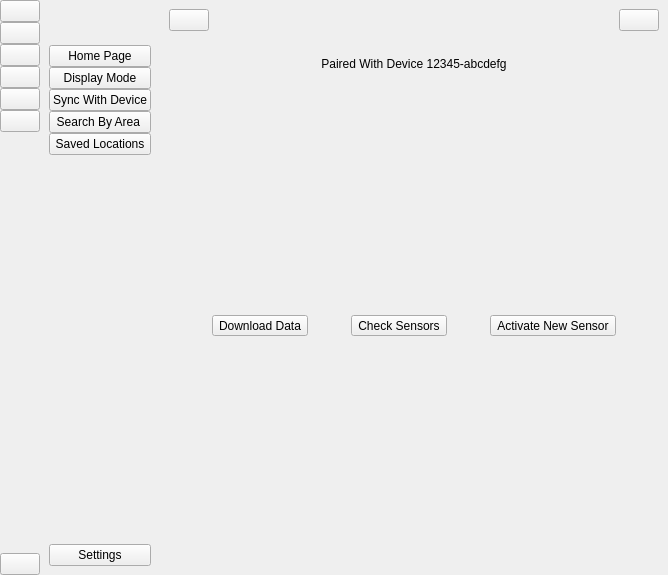
<?xml version="1.0" encoding="UTF-8"?>
<ui version="4.0">
 <class>MainWindow</class>
 <widget class="QMainWindow" name="MainWindow">
  <property name="geometry">
   <rect>
    <x>0</x>
    <y>0</y>
    <width>668</width>
    <height>575</height>
   </rect>
  </property>
  <property name="windowTitle">
   <string>MainWindow</string>
  </property>
  <widget class="QWidget" name="centralwidget">
   <layout class="QGridLayout" name="gridLayout">
    <property name="leftMargin">
     <number>0</number>
    </property>
    <property name="topMargin">
     <number>0</number>
    </property>
    <property name="rightMargin">
     <number>0</number>
    </property>
    <property name="bottomMargin">
     <number>0</number>
    </property>
    <property name="spacing">
     <number>0</number>
    </property>
    <item row="0" column="0">
     <widget class="QWidget" name="sideBarIconWidget" native="true">
      <layout class="QVBoxLayout" name="verticalLayout_4">
       <property name="spacing">
        <number>0</number>
       </property>
       <property name="leftMargin">
        <number>0</number>
       </property>
       <property name="topMargin">
        <number>0</number>
       </property>
       <property name="rightMargin">
        <number>0</number>
       </property>
       <property name="bottomMargin">
        <number>0</number>
       </property>
       <item>
        <widget class="QPushButton" name="exitBtn">
         <property name="text">
          <string/>
         </property>
         <property name="icon">
          <iconset resource="resource.qrc">
           <normaloff>:/icons/icons/exit_logo.png</normaloff>:/icons/icons/exit_logo.png</iconset>
         </property>
         <property name="iconSize">
          <size>
           <width>20</width>
           <height>20</height>
          </size>
         </property>
        </widget>
       </item>
       <item>
        <layout class="QVBoxLayout" name="verticalLayout_3">
         <property name="spacing">
          <number>0</number>
         </property>
         <item>
          <widget class="QPushButton" name="homePageIconBtn">
           <property name="text">
            <string/>
           </property>
           <property name="icon">
            <iconset resource="resource.qrc">
             <normaloff>:/icons/icons/homePage_logo.png</normaloff>:/icons/icons/homePage_logo.png</iconset>
           </property>
           <property name="iconSize">
            <size>
             <width>20</width>
             <height>20</height>
            </size>
           </property>
           <property name="checkable">
            <bool>true</bool>
           </property>
           <property name="autoExclusive">
            <bool>true</bool>
           </property>
          </widget>
         </item>
         <item>
          <widget class="QPushButton" name="displayModeIconBtn">
           <property name="text">
            <string/>
           </property>
           <property name="icon">
            <iconset resource="resource.qrc">
             <normaloff>:/icons/icons/displayMode_logo.png</normaloff>:/icons/icons/displayMode_logo.png</iconset>
           </property>
           <property name="iconSize">
            <size>
             <width>20</width>
             <height>20</height>
            </size>
           </property>
           <property name="checkable">
            <bool>true</bool>
           </property>
           <property name="autoExclusive">
            <bool>true</bool>
           </property>
          </widget>
         </item>
         <item>
          <widget class="QPushButton" name="syncWithDeviceIconBtn">
           <property name="text">
            <string/>
           </property>
           <property name="icon">
            <iconset resource="resource.qrc">
             <normaloff>:/icons/icons/syncWithDevice_logo.png</normaloff>:/icons/icons/syncWithDevice_logo.png</iconset>
           </property>
           <property name="iconSize">
            <size>
             <width>20</width>
             <height>20</height>
            </size>
           </property>
           <property name="checkable">
            <bool>true</bool>
           </property>
           <property name="autoExclusive">
            <bool>true</bool>
           </property>
          </widget>
         </item>
         <item>
          <widget class="QPushButton" name="searchByAreaIconBtn">
           <property name="text">
            <string/>
           </property>
           <property name="icon">
            <iconset resource="resource.qrc">
             <normaloff>:/icons/icons/searchByArea_logo.png</normaloff>:/icons/icons/searchByArea_logo.png</iconset>
           </property>
           <property name="iconSize">
            <size>
             <width>20</width>
             <height>20</height>
            </size>
           </property>
           <property name="checkable">
            <bool>true</bool>
           </property>
           <property name="autoExclusive">
            <bool>true</bool>
           </property>
          </widget>
         </item>
         <item>
          <widget class="QPushButton" name="savedLocationsIconBtn">
           <property name="text">
            <string/>
           </property>
           <property name="icon">
            <iconset resource="resource.qrc">
             <normaloff>:/icons/icons/savedLocations_logo.png</normaloff>:/icons/icons/savedLocations_logo.png</iconset>
           </property>
           <property name="iconSize">
            <size>
             <width>20</width>
             <height>20</height>
            </size>
           </property>
           <property name="checkable">
            <bool>true</bool>
           </property>
           <property name="autoExclusive">
            <bool>true</bool>
           </property>
          </widget>
         </item>
        </layout>
       </item>
       <item>
        <spacer name="verticalSpacer">
         <property name="orientation">
          <enum>Qt::Vertical</enum>
         </property>
         <property name="sizeHint" stdset="0">
          <size>
           <width>20</width>
           <height>516</height>
          </size>
         </property>
        </spacer>
       </item>
       <item>
        <widget class="QPushButton" name="settingsIconBtn">
         <property name="text">
          <string/>
         </property>
         <property name="icon">
          <iconset resource="resource.qrc">
           <normaloff>:/icons/icons/settings_logo.png</normaloff>:/icons/icons/settings_logo.png</iconset>
         </property>
         <property name="iconSize">
          <size>
           <width>20</width>
           <height>20</height>
          </size>
         </property>
         <property name="checkable">
          <bool>true</bool>
         </property>
         <property name="autoExclusive">
          <bool>true</bool>
         </property>
        </widget>
       </item>
      </layout>
     </widget>
    </item>
    <item row="0" column="1">
     <widget class="QWidget" name="sideBarBtnWidget" native="true">
      <layout class="QVBoxLayout" name="verticalLayout_2">
       <item>
        <spacer name="verticalSpacer_3">
         <property name="orientation">
          <enum>Qt::Vertical</enum>
         </property>
         <property name="sizeType">
          <enum>QSizePolicy::Fixed</enum>
         </property>
         <property name="sizeHint" stdset="0">
          <size>
           <width>20</width>
           <height>36</height>
          </size>
         </property>
        </spacer>
       </item>
       <item>
        <layout class="QVBoxLayout" name="verticalLayout">
         <property name="spacing">
          <number>0</number>
         </property>
         <item>
          <widget class="QPushButton" name="homePageBtn">
           <property name="text">
            <string>Home Page</string>
           </property>
           <property name="icon">
            <iconset resource="resource.qrc">
             <normaloff>:/icons/icons/homePage_logo.png</normaloff>:/icons/icons/homePage_logo.png</iconset>
           </property>
           <property name="checkable">
            <bool>true</bool>
           </property>
           <property name="autoExclusive">
            <bool>true</bool>
           </property>
          </widget>
         </item>
         <item>
          <widget class="QPushButton" name="displayModeBtn">
           <property name="text">
            <string>Display Mode</string>
           </property>
           <property name="icon">
            <iconset resource="resource.qrc">
             <normaloff>:/icons/icons/displayMode_logo.png</normaloff>:/icons/icons/displayMode_logo.png</iconset>
           </property>
           <property name="checkable">
            <bool>true</bool>
           </property>
           <property name="autoExclusive">
            <bool>true</bool>
           </property>
          </widget>
         </item>
         <item>
          <widget class="QPushButton" name="syncWithDeviceBtn">
           <property name="text">
            <string>Sync With Device</string>
           </property>
           <property name="icon">
            <iconset resource="resource.qrc">
             <normaloff>:/icons/icons/syncWithDevice_logo.png</normaloff>:/icons/icons/syncWithDevice_logo.png</iconset>
           </property>
           <property name="checkable">
            <bool>true</bool>
           </property>
           <property name="autoExclusive">
            <bool>true</bool>
           </property>
          </widget>
         </item>
         <item>
          <widget class="QPushButton" name="searchByAreaBtn">
           <property name="text">
            <string>Search By Area </string>
           </property>
           <property name="icon">
            <iconset resource="resource.qrc">
             <normaloff>:/icons/icons/searchByArea_logo.png</normaloff>:/icons/icons/searchByArea_logo.png</iconset>
           </property>
           <property name="checkable">
            <bool>true</bool>
           </property>
           <property name="autoExclusive">
            <bool>true</bool>
           </property>
          </widget>
         </item>
         <item>
          <widget class="QPushButton" name="savedLocationsBtn">
           <property name="text">
            <string>Saved Locations</string>
           </property>
           <property name="icon">
            <iconset resource="resource.qrc">
             <normaloff>:/icons/icons/savedLocations_logo.png</normaloff>:/icons/icons/savedLocations_logo.png</iconset>
           </property>
           <property name="checkable">
            <bool>true</bool>
           </property>
           <property name="autoExclusive">
            <bool>true</bool>
           </property>
          </widget>
         </item>
        </layout>
       </item>
       <item>
        <spacer name="verticalSpacer_2">
         <property name="orientation">
          <enum>Qt::Vertical</enum>
         </property>
         <property name="sizeHint" stdset="0">
          <size>
           <width>20</width>
           <height>496</height>
          </size>
         </property>
        </spacer>
       </item>
       <item>
        <widget class="QPushButton" name="settingsBtn">
         <property name="text">
          <string>Settings</string>
         </property>
         <property name="checkable">
          <bool>true</bool>
         </property>
         <property name="autoExclusive">
          <bool>true</bool>
         </property>
        </widget>
       </item>
      </layout>
     </widget>
    </item>
    <item row="0" column="2">
     <widget class="QWidget" name="mainPageWidget" native="true">
      <layout class="QVBoxLayout" name="verticalLayout_5">
       <property name="spacing">
        <number>0</number>
       </property>
       <property name="leftMargin">
        <number>0</number>
       </property>
       <property name="topMargin">
        <number>0</number>
       </property>
       <property name="rightMargin">
        <number>0</number>
       </property>
       <property name="bottomMargin">
        <number>0</number>
       </property>
       <item>
        <widget class="QWidget" name="topBarWidget" native="true">
         <property name="minimumSize">
          <size>
           <width>0</width>
           <height>0</height>
          </size>
         </property>
         <layout class="QHBoxLayout" name="horizontalLayout_2">
          <item>
           <layout class="QHBoxLayout" name="horizontalLayout">
            <property name="spacing">
             <number>0</number>
            </property>
            <item>
             <widget class="QPushButton" name="sideBarBtn">
              <property name="text">
               <string/>
              </property>
              <property name="icon">
               <iconset resource="resource.qrc">
                <normaloff>:/icons/icons/sideBar_logo.png</normaloff>:/icons/icons/sideBar_logo.png</iconset>
              </property>
              <property name="checkable">
               <bool>true</bool>
              </property>
             </widget>
            </item>
            <item>
             <spacer name="horizontalSpacer">
              <property name="orientation">
               <enum>Qt::Horizontal</enum>
              </property>
              <property name="sizeHint" stdset="0">
               <size>
                <width>40</width>
                <height>20</height>
               </size>
              </property>
             </spacer>
            </item>
            <item>
             <widget class="QPushButton" name="profileBtn">
              <property name="text">
               <string/>
              </property>
              <property name="icon">
               <iconset resource="resource.qrc">
                <normaloff>:/icons/icons/profileImage_logo.png</normaloff>:/icons/icons/profileImage_logo.png</iconset>
              </property>
             </widget>
            </item>
           </layout>
          </item>
         </layout>
        </widget>
       </item>
       <item>
        <widget class="QStackedWidget" name="pagesWidget">
         <property name="enabled">
          <bool>true</bool>
         </property>
         <property name="currentIndex">
          <number>4</number>
         </property>
         <widget class="QWidget" name="displayModePage"/>
         <widget class="QWidget" name="widget_4"/>
         <widget class="QWidget" name="homePage">
          <layout class="QVBoxLayout" name="verticalLayout_9">
           <item>
            <widget class="QWidget" name="widget" native="true">
             <layout class="QHBoxLayout" name="horizontalLayout_4">
              <item>
               <layout class="QHBoxLayout" name="horizontalLayout_6">
                <item>
                 <spacer name="horizontalSpacer_2">
                  <property name="orientation">
                   <enum>Qt::Horizontal</enum>
                  </property>
                  <property name="sizeHint" stdset="0">
                   <size>
                    <width>40</width>
                    <height>20</height>
                   </size>
                  </property>
                 </spacer>
                </item>
                <item>
                 <layout class="QVBoxLayout" name="verticalLayout_8">
                  <item>
                   <spacer name="verticalSpacer_4">
                    <property name="orientation">
                     <enum>Qt::Vertical</enum>
                    </property>
                    <property name="sizeHint" stdset="0">
                     <size>
                      <width>20</width>
                      <height>40</height>
                     </size>
                    </property>
                   </spacer>
                  </item>
                  <item>
                   <widget class="QPushButton" name="pushButton">
                    <property name="font">
                     <font>
                      <bold>true</bold>
                     </font>
                    </property>
                    <property name="text">
                     <string>More Data &gt;</string>
                    </property>
                   </widget>
                  </item>
                 </layout>
                </item>
               </layout>
              </item>
             </layout>
            </widget>
           </item>
           <item>
            <widget class="QWidget" name="widget_2" native="true">
             <layout class="QHBoxLayout" name="horizontalLayout_7">
              <item>
               <layout class="QHBoxLayout" name="horizontalLayout_5">
                <item>
                 <spacer name="horizontalSpacer_3">
                  <property name="orientation">
                   <enum>Qt::Horizontal</enum>
                  </property>
                  <property name="sizeHint" stdset="0">
                   <size>
                    <width>40</width>
                    <height>20</height>
                   </size>
                  </property>
                 </spacer>
                </item>
                <item>
                 <layout class="QVBoxLayout" name="verticalLayout_7">
                  <item>
                   <spacer name="verticalSpacer_5">
                    <property name="orientation">
                     <enum>Qt::Vertical</enum>
                    </property>
                    <property name="sizeHint" stdset="0">
                     <size>
                      <width>20</width>
                      <height>40</height>
                     </size>
                    </property>
                   </spacer>
                  </item>
                  <item>
                   <widget class="QPushButton" name="pushButton_2">
                    <property name="font">
                     <font>
                      <bold>true</bold>
                     </font>
                    </property>
                    <property name="text">
                     <string>More Data &gt;</string>
                    </property>
                   </widget>
                  </item>
                 </layout>
                </item>
               </layout>
              </item>
             </layout>
            </widget>
           </item>
           <item>
            <widget class="QWidget" name="widget_3" native="true">
             <layout class="QHBoxLayout" name="horizontalLayout_8">
              <item>
               <layout class="QHBoxLayout" name="horizontalLayout_3">
                <item>
                 <spacer name="horizontalSpacer_4">
                  <property name="orientation">
                   <enum>Qt::Horizontal</enum>
                  </property>
                  <property name="sizeHint" stdset="0">
                   <size>
                    <width>40</width>
                    <height>20</height>
                   </size>
                  </property>
                 </spacer>
                </item>
                <item>
                 <layout class="QVBoxLayout" name="verticalLayout_6">
                  <item>
                   <spacer name="verticalSpacer_6">
                    <property name="orientation">
                     <enum>Qt::Vertical</enum>
                    </property>
                    <property name="sizeHint" stdset="0">
                     <size>
                      <width>20</width>
                      <height>40</height>
                     </size>
                    </property>
                   </spacer>
                  </item>
                  <item>
                   <widget class="QPushButton" name="pushButton_3">
                    <property name="font">
                     <font>
                      <bold>true</bold>
                     </font>
                    </property>
                    <property name="text">
                     <string>More Data &gt;</string>
                    </property>
                   </widget>
                  </item>
                 </layout>
                </item>
               </layout>
              </item>
             </layout>
            </widget>
           </item>
          </layout>
         </widget>
         <widget class="QWidget" name="savedLocationsPage">
          <layout class="QHBoxLayout" name="horizontalLayout_9">
           <item>
            <widget class="QWidget" name="widget_5" native="true">
             <layout class="QVBoxLayout" name="verticalLayout_10">
              <item>
               <widget class="QLabel" name="label">
                <property name="font">
                 <font>
                  <pointsize>28</pointsize>
                  <underline>true</underline>
                 </font>
                </property>
                <property name="text">
                 <string>Temperature</string>
                </property>
                <property name="alignment">
                 <set>Qt::AlignCenter</set>
                </property>
               </widget>
              </item>
              <item>
               <widget class="QLabel" name="label_3">
                <property name="font">
                 <font>
                  <pointsize>40</pointsize>
                  <bold>false</bold>
                 </font>
                </property>
                <property name="accessibleName">
                 <string notr="true"/>
                </property>
                <property name="text">
                 <string>55 F</string>
                </property>
                <property name="alignment">
                 <set>Qt::AlignCenter</set>
                </property>
               </widget>
              </item>
              <item>
               <widget class="QLabel" name="label_5">
                <property name="font">
                 <font>
                  <pointsize>15</pointsize>
                 </font>
                </property>
                <property name="text">
                 <string>Last updated 12:00 am</string>
                </property>
                <property name="alignment">
                 <set>Qt::AlignCenter</set>
                </property>
               </widget>
              </item>
             </layout>
            </widget>
           </item>
           <item>
            <widget class="QWidget" name="widget_6" native="true">
             <layout class="QVBoxLayout" name="verticalLayout_11">
              <item>
               <widget class="QLabel" name="label_2">
                <property name="font">
                 <font>
                  <pointsize>28</pointsize>
                  <underline>true</underline>
                 </font>
                </property>
                <property name="text">
                 <string>Humidity</string>
                </property>
                <property name="alignment">
                 <set>Qt::AlignCenter</set>
                </property>
               </widget>
              </item>
              <item>
               <widget class="QLabel" name="label_4">
                <property name="font">
                 <font>
                  <pointsize>40</pointsize>
                 </font>
                </property>
                <property name="text">
                 <string>38%</string>
                </property>
                <property name="alignment">
                 <set>Qt::AlignCenter</set>
                </property>
               </widget>
              </item>
              <item>
               <widget class="QLabel" name="label_6">
                <property name="font">
                 <font>
                  <pointsize>15</pointsize>
                 </font>
                </property>
                <property name="text">
                 <string>Last updated 12:00 am</string>
                </property>
                <property name="alignment">
                 <set>Qt::AlignCenter</set>
                </property>
               </widget>
              </item>
             </layout>
            </widget>
           </item>
          </layout>
         </widget>
         <widget class="QWidget" name="syncWithDevicePage">
          <layout class="QVBoxLayout" name="verticalLayout_12">
           <item>
            <widget class="QLabel" name="label_7">
             <property name="maximumSize">
              <size>
               <width>16777215</width>
               <height>30</height>
              </size>
             </property>
             <property name="text">
              <string>Paired With Device 12345-abcdefg</string>
             </property>
             <property name="alignment">
              <set>Qt::AlignCenter</set>
             </property>
            </widget>
           </item>
           <item>
            <widget class="QWidget" name="widget_7" native="true">
             <layout class="QHBoxLayout" name="horizontalLayout_10">
              <property name="spacing">
               <number>0</number>
              </property>
              <property name="leftMargin">
               <number>0</number>
              </property>
              <property name="topMargin">
               <number>0</number>
              </property>
              <property name="rightMargin">
               <number>0</number>
              </property>
              <property name="bottomMargin">
               <number>0</number>
              </property>
              <item>
               <widget class="QToolButton" name="toolButton">
                <property name="baseSize">
                 <size>
                  <width>0</width>
                  <height>0</height>
                 </size>
                </property>
                <property name="text">
                 <string>Download Data</string>
                </property>
               </widget>
              </item>
              <item>
               <widget class="QToolButton" name="toolButton_2">
                <property name="text">
                 <string>Check Sensors</string>
                </property>
               </widget>
              </item>
              <item>
               <widget class="QToolButton" name="toolButton_3">
                <property name="text">
                 <string>Activate New Sensor</string>
                </property>
               </widget>
              </item>
             </layout>
            </widget>
           </item>
          </layout>
         </widget>
         <widget class="QWidget" name="searchByAreaPage"/>
        </widget>
       </item>
      </layout>
     </widget>
    </item>
   </layout>
  </widget>
 </widget>
 <tabstops>
  <tabstop>exitBtn</tabstop>
  <tabstop>homePageIconBtn</tabstop>
  <tabstop>displayModeIconBtn</tabstop>
  <tabstop>syncWithDeviceIconBtn</tabstop>
  <tabstop>searchByAreaIconBtn</tabstop>
  <tabstop>savedLocationsIconBtn</tabstop>
  <tabstop>settingsIconBtn</tabstop>
  <tabstop>homePageBtn</tabstop>
  <tabstop>displayModeBtn</tabstop>
  <tabstop>syncWithDeviceBtn</tabstop>
  <tabstop>searchByAreaBtn</tabstop>
  <tabstop>savedLocationsBtn</tabstop>
  <tabstop>settingsBtn</tabstop>
  <tabstop>sideBarBtn</tabstop>
  <tabstop>profileBtn</tabstop>
 </tabstops>
 <resources>
  <include location="resource.qrc"/>
 </resources>
 <connections>
  <connection>
   <sender>sideBarBtn</sender>
   <signal>toggled(bool)</signal>
   <receiver>sideBarIconWidget</receiver>
   <slot>setVisible(bool)</slot>
   <hints>
    <hint type="sourcelabel">
     <x>195</x>
     <y>23</y>
    </hint>
    <hint type="destinationlabel">
     <x>29</x>
     <y>219</y>
    </hint>
   </hints>
  </connection>
  <connection>
   <sender>sideBarBtn</sender>
   <signal>toggled(bool)</signal>
   <receiver>sideBarBtnWidget</receiver>
   <slot>setHidden(bool)</slot>
   <hints>
    <hint type="sourcelabel">
     <x>201</x>
     <y>21</y>
    </hint>
    <hint type="destinationlabel">
     <x>127</x>
     <y>271</y>
    </hint>
   </hints>
  </connection>
  <connection>
   <sender>homePageIconBtn</sender>
   <signal>toggled(bool)</signal>
   <receiver>homePageBtn</receiver>
   <slot>setChecked(bool)</slot>
   <hints>
    <hint type="sourcelabel">
     <x>15</x>
     <y>42</y>
    </hint>
    <hint type="destinationlabel">
     <x>78</x>
     <y>71</y>
    </hint>
   </hints>
  </connection>
  <connection>
   <sender>homePageBtn</sender>
   <signal>toggled(bool)</signal>
   <receiver>homePageIconBtn</receiver>
   <slot>setChecked(bool)</slot>
   <hints>
    <hint type="sourcelabel">
     <x>62</x>
     <y>55</y>
    </hint>
    <hint type="destinationlabel">
     <x>23</x>
     <y>46</y>
    </hint>
   </hints>
  </connection>
  <connection>
   <sender>displayModeIconBtn</sender>
   <signal>toggled(bool)</signal>
   <receiver>displayModeBtn</receiver>
   <slot>setChecked(bool)</slot>
   <hints>
    <hint type="sourcelabel">
     <x>12</x>
     <y>72</y>
    </hint>
    <hint type="destinationlabel">
     <x>96</x>
     <y>94</y>
    </hint>
   </hints>
  </connection>
  <connection>
   <sender>displayModeBtn</sender>
   <signal>toggled(bool)</signal>
   <receiver>displayModeIconBtn</receiver>
   <slot>setChecked(bool)</slot>
   <hints>
    <hint type="sourcelabel">
     <x>155</x>
     <y>86</y>
    </hint>
    <hint type="destinationlabel">
     <x>32</x>
     <y>80</y>
    </hint>
   </hints>
  </connection>
  <connection>
   <sender>syncWithDeviceIconBtn</sender>
   <signal>toggled(bool)</signal>
   <receiver>syncWithDeviceBtn</receiver>
   <slot>setChecked(bool)</slot>
   <hints>
    <hint type="sourcelabel">
     <x>9</x>
     <y>99</y>
    </hint>
    <hint type="destinationlabel">
     <x>107</x>
     <y>116</y>
    </hint>
   </hints>
  </connection>
  <connection>
   <sender>syncWithDeviceBtn</sender>
   <signal>toggled(bool)</signal>
   <receiver>syncWithDeviceIconBtn</receiver>
   <slot>setChecked(bool)</slot>
   <hints>
    <hint type="sourcelabel">
     <x>154</x>
     <y>112</y>
    </hint>
    <hint type="destinationlabel">
     <x>20</x>
     <y>103</y>
    </hint>
   </hints>
  </connection>
  <connection>
   <sender>searchByAreaIconBtn</sender>
   <signal>toggled(bool)</signal>
   <receiver>searchByAreaBtn</receiver>
   <slot>setChecked(bool)</slot>
   <hints>
    <hint type="sourcelabel">
     <x>20</x>
     <y>123</y>
    </hint>
    <hint type="destinationlabel">
     <x>73</x>
     <y>140</y>
    </hint>
   </hints>
  </connection>
  <connection>
   <sender>searchByAreaBtn</sender>
   <signal>toggled(bool)</signal>
   <receiver>searchByAreaIconBtn</receiver>
   <slot>setChecked(bool)</slot>
   <hints>
    <hint type="sourcelabel">
     <x>154</x>
     <y>133</y>
    </hint>
    <hint type="destinationlabel">
     <x>16</x>
     <y>123</y>
    </hint>
   </hints>
  </connection>
  <connection>
   <sender>exitBtn</sender>
   <signal>clicked()</signal>
   <receiver>MainWindow</receiver>
   <slot>close()</slot>
   <hints>
    <hint type="sourcelabel">
     <x>3</x>
     <y>1</y>
    </hint>
    <hint type="destinationlabel">
     <x>225</x>
     <y>-3</y>
    </hint>
   </hints>
  </connection>
  <connection>
   <sender>savedLocationsIconBtn</sender>
   <signal>toggled(bool)</signal>
   <receiver>savedLocationsBtn</receiver>
   <slot>setChecked(bool)</slot>
   <hints>
    <hint type="sourcelabel">
     <x>12</x>
     <y>149</y>
    </hint>
    <hint type="destinationlabel">
     <x>102</x>
     <y>163</y>
    </hint>
   </hints>
  </connection>
  <connection>
   <sender>savedLocationsBtn</sender>
   <signal>toggled(bool)</signal>
   <receiver>savedLocationsIconBtn</receiver>
   <slot>setChecked(bool)</slot>
   <hints>
    <hint type="sourcelabel">
     <x>137</x>
     <y>155</y>
    </hint>
    <hint type="destinationlabel">
     <x>18</x>
     <y>159</y>
    </hint>
   </hints>
  </connection>
 </connections>
</ui>
